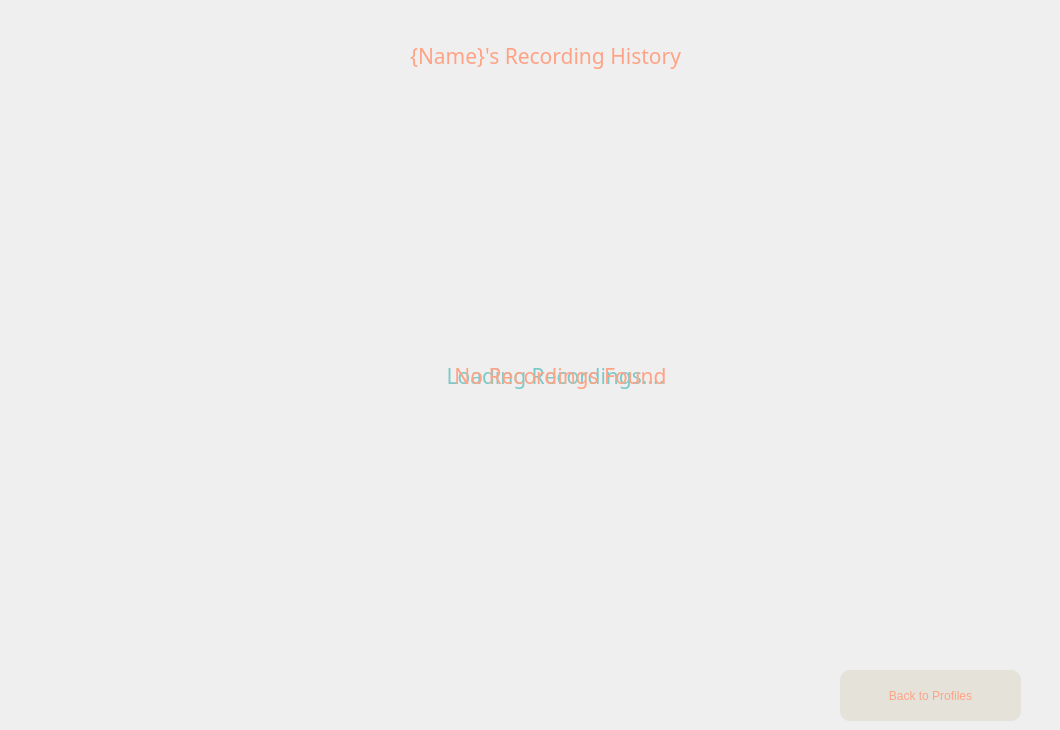
          <widget class="QWidget" name="page_3">
           <widget class="QLabel" name="rec_title">
            <property name="geometry">
             <rect>
              <x>40</x>
              <y>20</y>
              <width>1011</width>
              <height>71</height>
             </rect>
            </property>
            <property name="font">
             <font>
              <family>Montserrat SemiBold</family>
              <pointsize>16</pointsize>
              <weight>7</weight>
              <italic>false</italic>
              <bold>false</bold>
             </font>
            </property>
            <property name="styleSheet">
             <string notr="true">color: rgb(255, 163, 134);
font: 63 16pt &quot;Montserrat SemiBold&quot;;</string>
            </property>
            <property name="text">
             <string>{Name}'s Recording History</string>
            </property>
            <property name="alignment">
             <set>Qt::AlignCenter</set>
            </property>
           </widget>
           <widget class="QPushButton" name="backtoprof_btn_2">
            <property name="geometry">
             <rect>
              <x>840</x>
              <y>670</y>
              <width>181</width>
              <height>51</height>
             </rect>
            </property>
            <property name="styleSheet">
             <string notr="true">color: rgb(255, 163, 134);
background-color: rgb(229, 226, 218);
border-radius: 10px;
font: 57 10pt &quot;Montserrat ExtraBold&quot;;</string>
            </property>
            <property name="text">
             <string>Back to Profiles</string>
            </property>
           </widget>
           <widget class="QScrollArea" name="rec_layout">
            <property name="geometry">
             <rect>
              <x>60</x>
              <y>100</y>
              <width>980</width>
              <height>541</height>
             </rect>
            </property>
            <property name="maximumSize">
             <size>
              <width>980</width>
              <height>549</height>
             </size>
            </property>
            <property name="styleSheet">
             <string notr="true">border: none;</string>
            </property>
            <property name="widgetResizable">
             <bool>true</bool>
            </property>
            <widget class="QWidget" name="rec_scroll">
             <property name="geometry">
              <rect>
               <x>0</x>
               <y>0</y>
               <width>980</width>
               <height>541</height>
              </rect>
             </property>
             <layout class="QVBoxLayout" name="verticalLayout_4"/>
            </widget>
           </widget>
           <widget class="QLabel" name="loadingrec">
            <property name="geometry">
             <rect>
              <x>360</x>
              <y>340</y>
              <width>391</width>
              <height>71</height>
             </rect>
            </property>
            <property name="font">
             <font>
              <family>Montserrat SemiBold</family>
              <pointsize>16</pointsize>
              <weight>7</weight>
              <italic>false</italic>
              <bold>false</bold>
             </font>
            </property>
            <property name="styleSheet">
             <string notr="true">color: rgb(124, 201, 199);
font: 63 16pt &quot;Montserrat SemiBold&quot;;</string>
            </property>
            <property name="text">
             <string>Loading Recordings....</string>
            </property>
            <property name="alignment">
             <set>Qt::AlignCenter</set>
            </property>
           </widget>
           <widget class="QLabel" name="norec">
            <property name="geometry">
             <rect>
              <x>320</x>
              <y>340</y>
              <width>481</width>
              <height>71</height>
             </rect>
            </property>
            <property name="font">
             <font>
              <family>Montserrat SemiBold</family>
              <pointsize>16</pointsize>
              <weight>7</weight>
              <italic>false</italic>
              <bold>false</bold>
             </font>
            </property>
            <property name="styleSheet">
             <string notr="true">color: rgb(255, 163, 134);
font: 63 16pt &quot;Montserrat SemiBold&quot;;</string>
            </property>
            <property name="text">
             <string>No Recordings Found</string>
            </property>
            <property name="alignment">
             <set>Qt::AlignCenter</set>
            </property>
           </widget>
          </widget>
